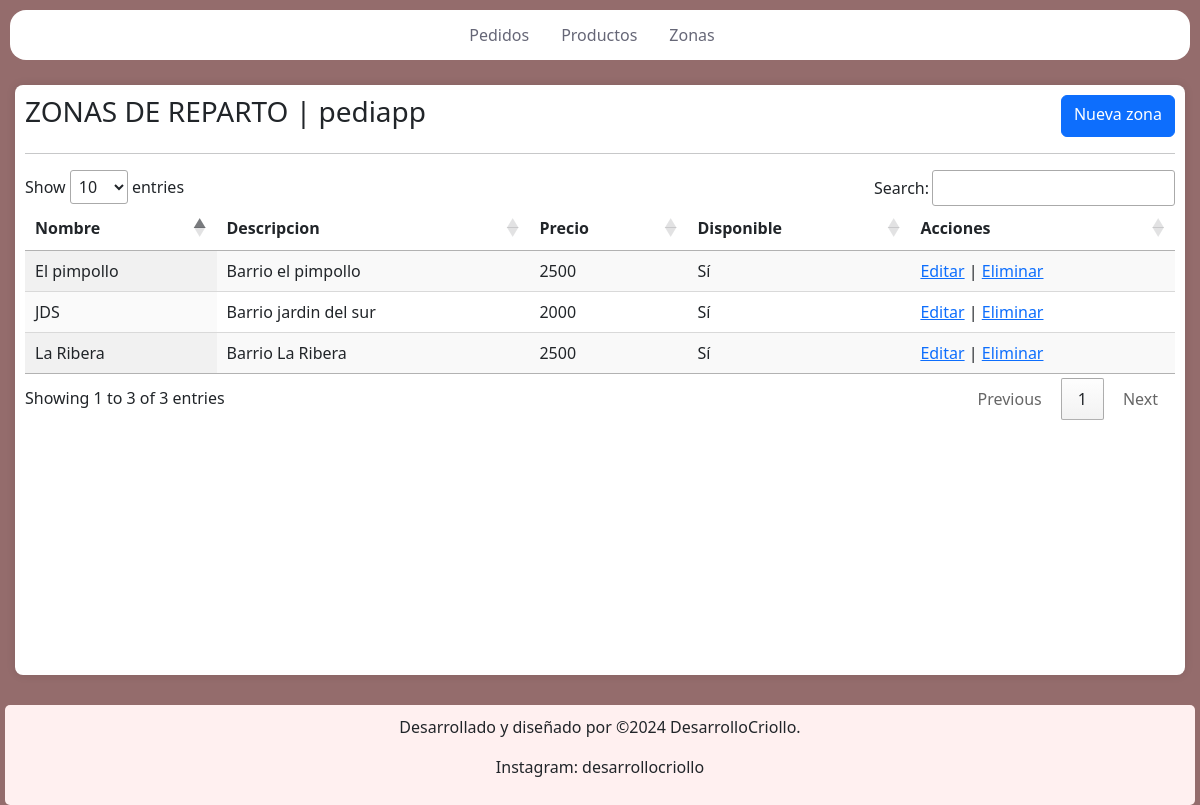
Page /gestionar/zonas/ on the committed database.
### zonas/models.py (models this page shows, shortened)
class Zona(models.Model):
    nombre_zona = models.CharField(max_length=50)
    descripcion_zona = models.CharField(max_length=100)
    costo = models.IntegerField()
    disponible = models.BooleanField(default=True)

### zonas/views.py (the view)
# urls.py: path('gestionar/zonas/', include('zonas.urls')),
def zonas(request):
    zonas = Zona.objects.all()
    return render(request, 'zonas/zonas.html', {'zonas': zonas})

### templates/zonas/zonas.html (shortened to what this page needs)
{% extends "gestion/index.html" %}
{% load static %}
{% block content %}
<div id="contenedor">
    <div class="top">
    <h3>ZONAS DE REPARTO | pediapp</h3>
    <a class="btn btn-primary" href="{% url 'NuevaZona' %}" role="button">Nueva zona</a></div>
    <hr>
	<table id="myTable" class="display">
	    <thead>
		<tr>
		<th>Nombre</th>
		<th>Descripcion</th>
		<th>Precio</th>
        <th>Disponible</th>
        <th>Acciones</th>
		</tr>
		</thead>
		<tbody>
            {% for zona in zonas %}
            <tr>
                <td>{{ zona.nombre_zona }}</td>
                <td>{{ zona.descripcion_zona }}</td>
                <td>{{ zona.costo }}</td>
                <td>{% if zona.disponible %}Sí{% else %}No{% endif %}</td>
                <td>
                    <a href="{% url 'update_zon' pk=zona.id %}">Editar</a>
                    |
                    <a href="{% url 'delete_zon' pk=zona.id %}">Eliminar</a>
                </td>
            </tr>
        {% endfor %}
		</tbody>
	</table>
</div>
{% endblock  %}

### static/css/index_styles.css (style rules this page uses)
html, body { height: 100%; margin: 0; }
.top { display: flex; flex-direction: row; justify-content: space-between; margin-bottom: 10px; }
body { display: flex; flex-direction: column; background-color: rgba(78, 11, 11, 0.6); margin: 5px; }
#contenedor { flex: 1; margin: 20px 10px; background-color: #fff; padding: 20px; border-radius: 8px; box-shadow: 0px 0px 10px rgba(0, 0, 0, 0.1); }
#contenedor { overflow-x: auto; padding: 10px; }
#myTable { width: 100%; max-width: 100%; table-layout: auto; }
#myTable th, #myTable td { white-space: nowrap; overflow: hidden; text-overflow: ellipsis; }

### rows in the picture
Zona: nombre_zona "JDS", descripcion_zona "Barrio jardin del sur", costo "2000", disponible "Sí"
Zona: nombre_zona "La Ribera", descripcion_zona "Barrio La Ribera", costo "2500", disponible "Sí"
Zona: nombre_zona "El pimpollo", descripcion_zona "Barrio el pimpollo", costo "2500", disponible "Sí"
